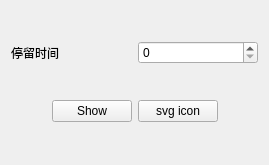
<?xml version="1.0" encoding="UTF-8"?>
<ui version="4.0">
 <class>FormNotify</class>
 <widget class="QWidget" name="FormNotify">
  <property name="geometry">
   <rect>
    <x>0</x>
    <y>0</y>
    <width>269</width>
    <height>165</height>
   </rect>
  </property>
  <property name="windowTitle">
   <string>Form</string>
  </property>
  <layout class="QVBoxLayout" name="verticalLayout">
   <item>
    <layout class="QHBoxLayout" name="horizontalLayout">
     <item>
      <widget class="QLabel" name="label">
       <property name="text">
        <string>停留时间</string>
       </property>
      </widget>
     </item>
     <item>
      <widget class="QSpinBox" name="spinBox">
       <property name="maximum">
        <number>1000000</number>
       </property>
      </widget>
     </item>
    </layout>
   </item>
   <item>
    <layout class="QHBoxLayout" name="horizontalLayout_2">
     <item>
      <spacer name="horizontalSpacer">
       <property name="orientation">
        <enum>Qt::Horizontal</enum>
       </property>
       <property name="sizeHint" stdset="0">
        <size>
         <width>40</width>
         <height>20</height>
        </size>
       </property>
      </spacer>
     </item>
     <item>
      <widget class="QPushButton" name="pushButton">
       <property name="text">
        <string>Show</string>
       </property>
      </widget>
     </item>
     <item>
      <widget class="QPushButton" name="pushButton_2">
       <property name="text">
        <string>svg icon</string>
       </property>
      </widget>
     </item>
     <item>
      <spacer name="horizontalSpacer_2">
       <property name="orientation">
        <enum>Qt::Horizontal</enum>
       </property>
       <property name="sizeHint" stdset="0">
        <size>
         <width>40</width>
         <height>20</height>
        </size>
       </property>
      </spacer>
     </item>
    </layout>
   </item>
  </layout>
 </widget>
 <resources/>
 <connections/>
</ui>
